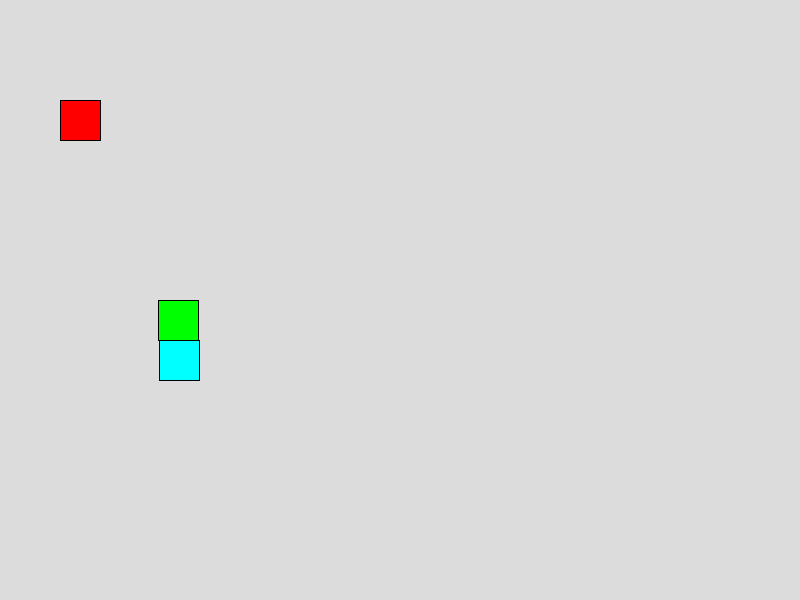
Frame 1 (no input)
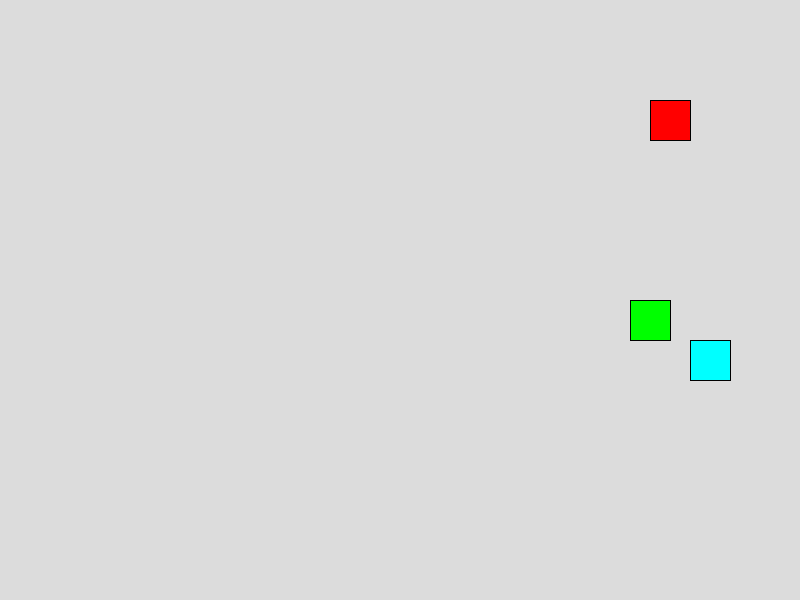
Frame 60 (the mouse pressed at the canvas centre just before this capture)
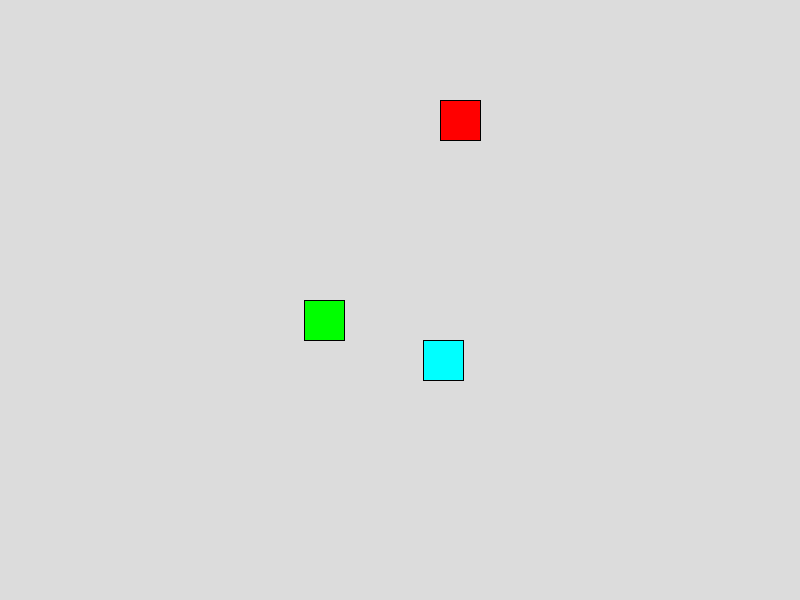
Frame 120 (the mouse held since frame 60 and released just before this capture)

The Processing sketch that drew these frames (run headless with seeded random() and noise(); from frame 60 on, the mouse is pressed at the canvas centre):

// Processing sketch: misc_250620b
// ── misc_250620b.pde
// Enemyクラスの定義
class Enemy {
  float x; // X座標
  float y; // Y座標
  int hp; // 体力
  int speed; // 移動速度
  color clr; // 色
  PImage img;
  
  Enemy(float _x, float _y, int _hp, int _s, color _c) {
    x = _x;
    y = _y;
    hp = _hp;
    speed = _s;
    clr = _c;
  }
  
  void update() {
    x += speed;
    if (x > width) {
      x = 0;
    }
  }
  void draw() {
    fill(clr);
    rect(x, y, 40, 40);
  } 
}
// メインプログラム

Enemy enemy1;
Enemy enemy2;
Enemy enemy3;


void setup() {
  size(800, 600);
  enemy1 = new Enemy(50, 100, 100, 10, color(255, 0, 0));
  enemy2 = new Enemy(150, 300, 80, 8, color(0, 255, 0));
  enemy3 = new Enemy(150, 340, 10, 9, color(0, 255, 255));
}
void draw() {
  background(220);
  
  enemy1.update();
  enemy1.draw();
  
  enemy2.update();
  enemy2.draw();
  
  enemy3.update();
  enemy3.draw();
  
}
